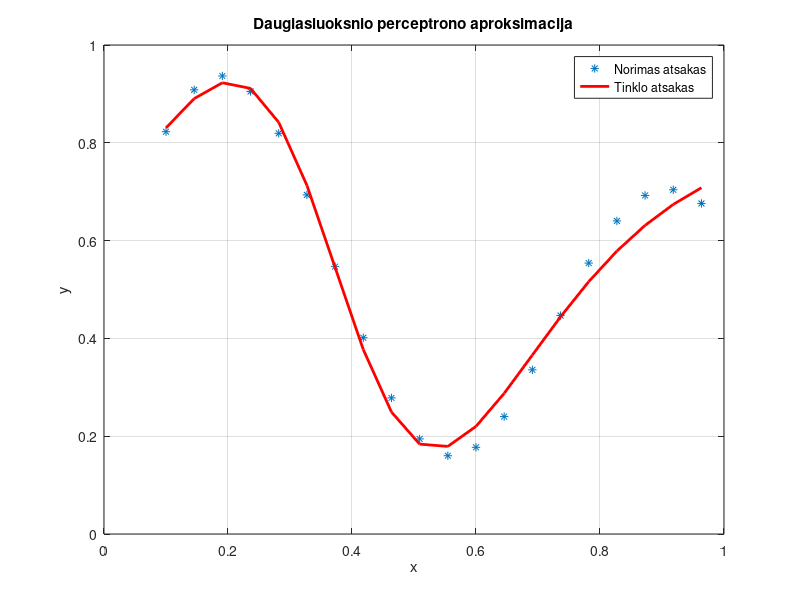

MATLAB code to generate this figure:
%%
clc
clear all
close all

%% Iejimo duomenys

x = 0.1:1/22:1;

% Norimas atsakas
d = ((1 + 0.6*sin(2*pi*x/0.7)) + ...
     0.3*sin(2*pi*x))/2;

% Pradinis grafikas
figure
plot(x,d,'*');
grid on
xlabel('x');
ylabel('d');
title('Norimas atsakas');

%% Tinklo inicializavimas

% Pirmas sluoksnis
% 1 iejimas -> 6 paslepti neuronai

w11_1 = rand(1);
w21_1 = rand(1);
w31_1 = rand(1);
w41_1 = rand(1);
w51_1 = rand(1);
w61_1 = rand(1);

% Pirmo sluoksnio poslinkiai
b1_1 = rand(1);
b2_1 = rand(1);
b3_1 = rand(1);
b4_1 = rand(1);
b5_1 = rand(1);
b6_1 = rand(1);

% Antras sluoksnis
% 6 paslepti neuronai -> 1 isejimo neuronas

w11_2 = rand(1);
w12_2 = rand(1);
w13_2 = rand(1);
w14_2 = rand(1);
w15_2 = rand(1);
w16_2 = rand(1);

% Isejimo neurono poslinkis
b1_2 = rand(1);

% Mokymosi koeficientas
eta = 0.1;

%% Tinklo mokymas

for iter = 1:5000

    for i = 1:length(x)

        %% Pirmas pasleptasis sluoksnis

        % Pasvertos sumos
        v1_1 = x(i) * w11_1 + b1_1;
        v2_1 = x(i) * w21_1 + b2_1;
        v3_1 = x(i) * w31_1 + b3_1;
        v4_1 = x(i) * w41_1 + b4_1;
        v5_1 = x(i) * w51_1 + b5_1;
        v6_1 = x(i) * w61_1 + b6_1;

        % Aktyvacijos funkcijos
        y1_1 = tanh(v1_1);
        y2_1 = tanh(v2_1);
        y3_1 = tanh(v3_1);
        y4_1 = tanh(v4_1);
        y5_1 = tanh(v5_1);
        y6_1 = tanh(v6_1);

        %% Antras sluoksnis

        % Pasverta suma
        v1_2 = y1_1 * w11_2 + ...
               y2_1 * w12_2 + ...
               y3_1 * w13_2 + ...
               y4_1 * w14_2 + ...
               y5_1 * w15_2 + ...
               y6_1 * w16_2 + ...
               b1_2;

        % Tiesine aktyvacijos funkcija
        y1_2 = v1_2;

        % Tinklo isejimas
        y = y1_2;

        %% Klaida

        e = d(i) - y;

        %% Backpropagation

        % Isejimo sluoksnio delta
        delta1_2 = e;

        % Pasleptojo sluoksnio delta
        delta1_1 = (1 - tanh(v1_1)^2) * delta1_2 * w11_2;
        delta2_1 = (1 - tanh(v2_1)^2) * delta1_2 * w12_2;
        delta3_1 = (1 - tanh(v3_1)^2) * delta1_2 * w13_2;
        delta4_1 = (1 - tanh(v4_1)^2) * delta1_2 * w14_2;
        delta5_1 = (1 - tanh(v5_1)^2) * delta1_2 * w15_2;
        delta6_1 = (1 - tanh(v6_1)^2) * delta1_2 * w16_2;

        %% Svoriu atnaujinimas

        % Isejimo sluoksnio svoriai
        w11_2 = w11_2 + eta * delta1_2 * y1_1;
        w12_2 = w12_2 + eta * delta1_2 * y2_1;
        w13_2 = w13_2 + eta * delta1_2 * y3_1;
        w14_2 = w14_2 + eta * delta1_2 * y4_1;
        w15_2 = w15_2 + eta * delta1_2 * y5_1;
        w16_2 = w16_2 + eta * delta1_2 * y6_1;

        b1_2 = b1_2 + eta * delta1_2;

        % Pasleptojo sluoksnio svoriai
        w11_1 = w11_1 + eta * delta1_1 * x(i);
        w21_1 = w21_1 + eta * delta2_1 * x(i);
        w31_1 = w31_1 + eta * delta3_1 * x(i);
        w41_1 = w41_1 + eta * delta4_1 * x(i);
        w51_1 = w51_1 + eta * delta5_1 * x(i);
        w61_1 = w61_1 + eta * delta6_1 * x(i);

        % Pasleptojo sluoksnio poslinkiai
        b1_1 = b1_1 + eta * delta1_1;
        b2_1 = b2_1 + eta * delta2_1;
        b3_1 = b3_1 + eta * delta3_1;
        b4_1 = b4_1 + eta * delta4_1;
        b5_1 = b5_1 + eta * delta5_1;
        b6_1 = b6_1 + eta * delta6_1;

    end

end

%% Tinklo patikrinimas po mokymo

x_new = 0.1:1/22:1;

Y = zeros(1, length(x_new));

for i = 1:length(x_new)

    %% Pirmas sluoksnis

    v1_1 = x_new(i) * w11_1 + b1_1;
    v2_1 = x_new(i) * w21_1 + b2_1;
    v3_1 = x_new(i) * w31_1 + b3_1;
    v4_1 = x_new(i) * w41_1 + b4_1;
    v5_1 = x_new(i) * w51_1 + b5_1;
    v6_1 = x_new(i) * w61_1 + b6_1;

    y1_1 = tanh(v1_1);
    y2_1 = tanh(v2_1);
    y3_1 = tanh(v3_1);
    y4_1 = tanh(v4_1);
    y5_1 = tanh(v5_1);
    y6_1 = tanh(v6_1);

    %% Antras sluoksnis

    v1_2 = y1_1 * w11_2 + ...
           y2_1 * w12_2 + ...
           y3_1 * w13_2 + ...
           y4_1 * w14_2 + ...
           y5_1 * w15_2 + ...
           y6_1 * w16_2 + ...
           b1_2;

    % Tiesine aktyvacijos funkcija
    y1_2 = v1_2;

    % Tinklo atsakas
    Y(i) = y1_2;

end

%% Galutinis grafikas

hold on
plot(x_new,Y,'r','LineWidth',2);

grid on
xlabel('x');
ylabel('y');
title('Daugiasluoksnio perceptrono aproksimacija');

legend('Norimas atsakas', 'Tinklo atsakas');
